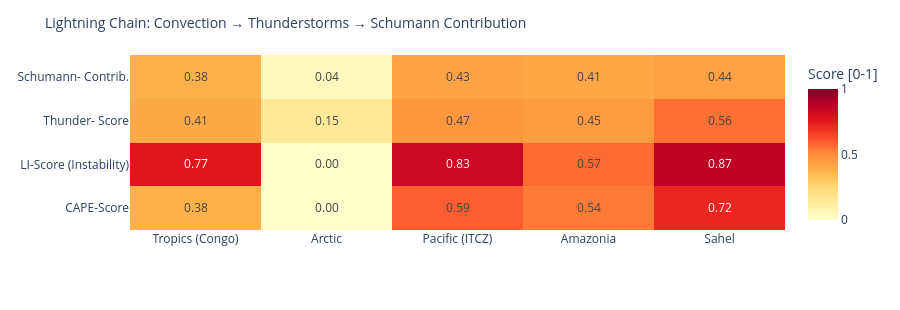

Notebook code for this chart:
### Code cell
# ============================================================
# LIGHTNING CHAIN: Convection → Thunderstorms → Schumann
# Shows the causal chain per measurement point as heatmap
# ============================================================

def cape_score(v):
    """CAPE → normalized score [0,1]"""
    if v is None or pd.isna(v): return 0.0
    return min(1.0, float(v) / 3000)

def li_score(v):
    """Lifted Index: negative = unstable → score [0,1]"""
    if v is None or pd.isna(v): return 0.3
    return min(1.0, max(0.0, (-float(v) + 6) / 12))

def cloud_score(v):
    if v is None or pd.isna(v): return 0.3
    return float(v) / 100

def thunder_score(row):
    """Kombinierter Gewitterwahrscheinlichkeits-Score
    CAPE + LI + Bedeckung + WMO-Gewitter + konvektiver Niederschlag (showers)
    Hinweis: X-Ray und Kp sind kein Bestandteil – nur geomagn./solarer Kontext.
    """
    cs = cape_score(row.get('cape'))
    ls = li_score(row.get('li'))
    cl = cloud_score(row.get('cloud'))
    t  = 1.0 if row.get('thunderstorm') else 0.0
    # Convective precipitation (showers) as additional indicator
    sh = min(1.0, (row.get('showers') or 0) / 5.0)
    return round(cs * 0.30 + ls * 0.25 + cl * 0.15 + t * 0.20 + sh * 0.10, 3)

def schumann_contribution(t_score, lat):
    """Schumann contribution: higher in tropics (±30°), scaled by thunderstorm score"""
    lat_weight = max(0.3, 1.0 - abs(lat) / 60)
    return round(t_score * lat_weight, 3)

df_atm['cape_score']   = df_atm.apply(lambda r: cape_score(r['cape']), axis=1)
df_atm['li_score']     = df_atm.apply(lambda r: li_score(r['li']),    axis=1)
df_atm['thunder_score']= df_atm.apply(lambda r: thunder_score(r.to_dict()), axis=1)
df_atm['schumann_contribution'] = df_atm.apply(
    lambda r: schumann_contribution(r['thunder_score'], r['lat']), axis=1)

metrics = ['cape_score', 'li_score', 'thunder_score', 'schumann_contribution']
labels  = ['CAPE-Score', 'LI-Score\n(Instability)', 'Thunder-\nScore', 'Schumann-\nContrib.']
z_data  = [df_atm[m].tolist() for m in metrics]

fig = go.Figure(go.Heatmap(
    z=z_data,
    x=df_atm['point'].tolist(),
    y=labels,
    colorscale='YlOrRd',
    zmin=0, zmax=1,
    text=[[f'{v:.2f}' for v in row] for row in z_data],
    texttemplate='%{text}', textfont=dict(size=12),
    colorbar=dict(title='Score [0-1]')
))
fig.update_layout(
    title=dict(text='Lightning Chain: Convection → Thunderstorms → Schumann Contribution', font=dict(size=14)),
    height=310,
    plot_bgcolor='rgba(0,0,0,0)', paper_bgcolor='rgba(0,0,0,0)',
    margin=dict(l=130, r=80, t=55, b=80)
)
fig.show()

### Figure 1 — Plotly figure (JSON) as saved in the notebook; plotly's stock layout.template omitted (floating-point values rounded to 4 significant figures)
{"data": [{"colorbar": {"title": {"text": "Score [0-1]"}}, "colorscale": [[0.0, "rgb(255,255,204)"], [0.125, "rgb(255,237,160)"], [0.25, "rgb(254,217,118)"], [0.375, "rgb(254,178,76)"], [0.5, "rgb(253,141,60)"], [0.625, "rgb(252,78,42)"], [0.75, "rgb(227,26,28)"], [0.875, "rgb(189,0,38)"], [1.0, "rgb(128,0,38)"]], "text": [["0.38", "0.00", "0.59", "0.54", "0.72"], ["0.77", "0.00", "0.83", "0.57", "0.87"], ["0.41", "0.15", "0.47", "0.45", "0.56"], ["0.38", "0.04", "0.43", "0.41", "0.44"]], "textfont": {"size": 12}, "texttemplate": "%{text}", "type": "heatmap", "x": ["Tropics (Congo)", "Arctic", "Pacific (ITCZ)", "Amazonia", "Sahel"], "y": ["CAPE-Score", "LI-Score\n(Instability)", "Thunder-\nScore", "Schumann-\nContrib."], "z": [[0.38, 0.0, 0.5933, 0.5367, 0.72], [0.7667, 0.0, 0.8333, 0.5667, 0.8667], [0.406, 0.148, 0.466, 0.45, 0.557], [0.379, 0.044, 0.427, 0.412, 0.436]], "zmax": 1, "zmin": 0}], "layout": {"height": 310, "margin": {"b": 80, "l": 130, "r": 80, "t": 55}, "paper_bgcolor": "rgba(0,0,0,0)", "plot_bgcolor": "rgba(0,0,0,0)", "title": {"font": {"size": 14}, "text": "Lightning Chain: Convection → Thunderstorms → Schumann Contribution"}}}
